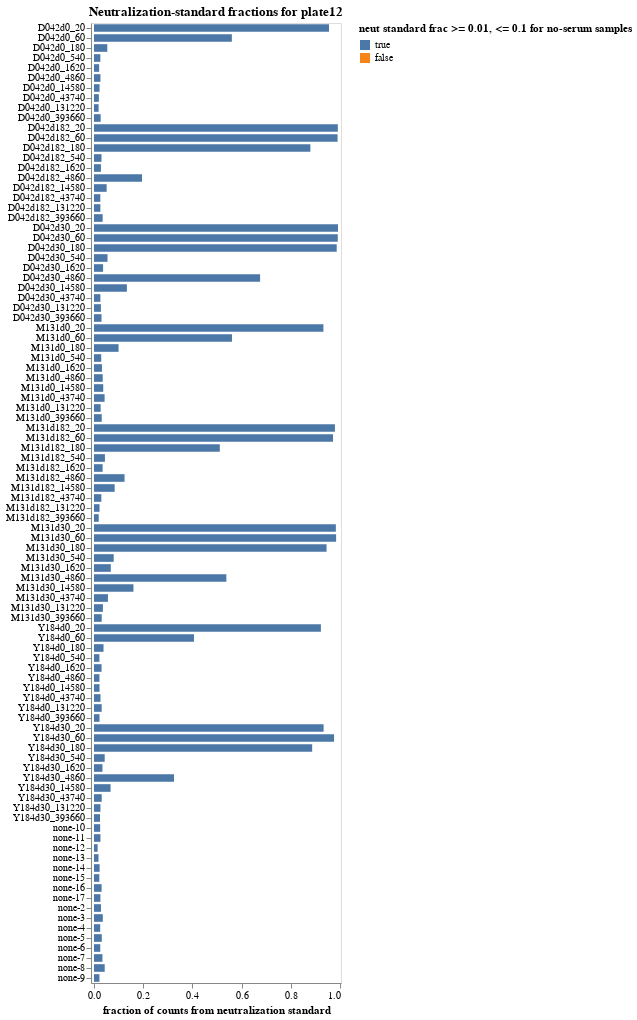

Source (notebook cell):
### Markdown cell above
## Fraction of counts from neutralization standard
Determine the fraction of counts from the neutralization standard in each sample, and make sure this fraction passess the QC threshold.

### Code cell
neut_standard_fracs = (
    counts
    .assign(neut_standard_count=lambda x: x["count"] * x["neut_standard"].astype(int))
    .groupby(
        ["serum", "dilution_factor", "sample_noplate"],
        dropna=False,
        as_index=False,
    )
    .aggregate(
        total_count=pd.NamedAgg("count", "sum"),
        neut_standard_count=pd.NamedAgg("neut_standard_count", "sum"),
    )
    .assign(
        neut_standard_frac=lambda x: x["neut_standard_count"] / x["total_count"],
        passes_qc=lambda x: (
            (x["neut_standard_frac"] >= qc_thresholds["min_neut_standard_frac"])
            & (
                (x["serum"] != "none")
                | (x["neut_standard_frac"] <= qc_thresholds["max_neut_standard_frac_no_serum"])
            )
        ),
    )
)

neut_standard_qc_desc = (
    f"neut standard frac >= {qc_thresholds['min_neut_standard_frac']}, "
    + f"<= {qc_thresholds['max_neut_standard_frac_no_serum']} for no-serum samples"
)

neut_standard_fracs_chart = (
    alt.Chart(neut_standard_fracs)
    .add_params(serum_selection)
    .transform_filter(serum_selection)
    .encode(
        alt.X(
            "neut_standard_frac",
            title="fraction of counts from neutralization standard",
            scale=alt.Scale(nice=False, padding=3),
        ),
        alt.Y(
            "sample_noplate",
            title=None,
            sort=list(
                neut_standard_fracs.sort_values(["serum", "dilution_factor"])["sample_noplate"]
            ),
        ),
        alt.Color(
            "passes_qc",
            title=neut_standard_qc_desc,
            scale=alt.Scale(domain=[True, False]),
        ),
        tooltip=[
            alt.Tooltip(c, format=".3g") if neut_standard_fracs[c].dtype == float
            else c
            for c in neut_standard_fracs.columns
        ],
    )
    .mark_bar(height={"band": 0.85})
    .properties(
        height=alt.Step(10),
        width=250,
        title=f"Neutralization-standard fractions for {plate}",
    )
    .configure_axis(grid=False)
    .configure_legend(titleLimit=1000)
)

display(neut_standard_fracs_chart)

if not neut_standard_fracs["passes_qc"].all():
    qc_failures.add("min_neut_standard_frac or max_neut_standard_frac_no_serum")
    print(f"\nThe following samples failed {neut_standard_qc_desc}")
    display(neut_standard_fracs.query("not passes_qc").reset_index(drop=True))
else:
    print(f"\nAll samples passed {neut_standard_qc_desc}")

### Figure 1 — Vega-Lite specification as saved in the notebook (floating-point values rounded to 4 significant figures)
{"config": {"view": {"continuousWidth": 300, "continuousHeight": 300}, "axis": {"grid": false}, "legend": {"titleLimit": 1000}}, "data": {"name": "data-4a9a40333c32c9161830c306e0facc66"}, "mark": {"type": "bar", "height": {"band": 0.85}}, "encoding": {"color": {"field": "passes_qc", "scale": {"domain": [true, false]}, "title": "neut standard frac >= 0.01, <= 0.1 for no-serum samples", "type": "nominal"}, "tooltip": [{"field": "serum", "type": "nominal"}, {"field": "dilution_factor", "type": "quantitative"}, {"field": "sample_noplate", "type": "nominal"}, {"field": "total_count", "type": "quantitative"}, {"field": "neut_standard_count", "type": "quantitative"}, {"field": "neut_standard_frac", "format": ".3g", "type": "quantitative"}, {"field": "passes_qc", "type": "nominal"}], "x": {"field": "neut_standard_frac", "scale": {"nice": false, "padding": 3}, "title": "fraction of counts from neutralization standard", "type": "quantitative"}, "y": {"field": "sample_noplate", "sort": ["D042d0_20", "D042d0_60", "D042d0_180", "D042d0_540", "D042d0_1620", "D042d0_4860", "D042d0_14580", "D042d0_43740", "D042d0_131220", "D042d0_393660", "D042d182_20", "D042d182_60", "D042d182_180", "D042d182_540", "D042d182_1620", "D042d182_4860", "D042d182_14580", "D042d182_43740", "D042d182_131220", "D042d182_393660", "D042d30_20", "D042d30_60", "D042d30_180", "D042d30_540", "D042d30_1620", "D042d30_4860", "D042d30_14580", "D042d30_43740", "D042d30_131220", "D042d30_393660", "M131d0_20", "M131d0_60", "M131d0_180", "M131d0_540", "M131d0_1620", "M131d0_4860", "M131d0_14580", "M131d0_43740", "M131d0_131220", "M131d0_393660", "M131d182_20", "M131d182_60", "M131d182_180", "M131d182_540", "M131d182_1620", "M131d182_4860", "M131d182_14580", "M131d182_43740", "M131d182_131220", "M131d182_393660", "M131d30_20", "M131d30_60", "M131d30_180", "M131d30_540", "M131d30_1620", "M131d30_4860", "M131d30_14580", "M131d30_43740", "M131d30_131220", "M131d30_393660", "Y184d0_20", "Y184d0_60", "Y184d0_180", "Y184d0_540", "Y184d0_1620", "Y184d0_4860", "Y184d0_14580", "Y184d0_43740", "Y184d0_131220", "Y184d0_393660", "Y184d30_20", "Y184d30_60", "Y184d30_180", "Y184d30_540", "Y184d30_1620", "Y184d30_4860", "Y184d30_14580", "Y184d30_43740", "Y184d30_131220", "Y184d30_393660", "none-10", "none-11", "none-12", "none-13", "none-14", "none-15", "none-16", "none-17", "none-2", "none-3", "none-4", "none-5", "none-6", "none-7", "none-8", "none-9"], "title": null, "type": "nominal"}}, "height": {"step": 10}, "params": [{"name": "param_1", "select": {"type": "point", "fields": ["serum"]}, "bind": {"input": "select", "options": [null, "D042d0", "D042d182", "D042d30", "M131d0", "M131d182", "M131d30", "Y184d0", "Y184d30", "none"], "labels": ["all", "D042d0", "D042d182", "D042d30", "M131d0", "M131d182", "M131d30", "Y184d0", "Y184d30", "none"], "name": "serum"}}], "title": "Neutralization-standard fractions for plate12", "transform": [{"filter": {"param": "param_1"}}], "width": 250, "$schema": "https://vega.github.io/schema/vega-lite/v5.15.1.json", "datasets": {"data-4a9a40333c32c9161830c306e0facc66": [{"serum": "D042d0", "dilution_factor": 20, "sample_noplate": "D042d0_20", "total_count": 1683126, "neut_standard_count": 1607197, "neut_standard_frac": 0.9549, "passes_qc": true}, {"serum": "D042d0", "dilution_factor": 60, "sample_noplate": "D042d0_60", "total_count": 1878541, "neut_standard_count": 1052234, "neut_standard_frac": 0.5601, "passes_qc": true}, {"serum": "D042d0", "dilution_factor": 180, "sample_noplate": "D042d0_180", "total_count": 1800523, "neut_standard_count": 97358, "neut_standard_frac": 0.05407, "passes_qc": true}, {"serum": "D042d0", "dilution_factor": 540, "sample_noplate": "D042d0_540", "total_count": 1313776, "neut_standard_count": 33856, "neut_standard_frac": 0.02577, "passes_qc": true}, {"serum": "D042d0", "dilution_factor": 1620, "sample_noplate": "D042d0_1620", "total_count": 1776516, "neut_standard_count": 37055, "neut_standard_frac": 0.02086, "passes_qc": true}, {"serum": "D042d0", "dilution_factor": 4860, "sample_noplate": "D042d0_4860", "total_count": 1911151, "neut_standard_count": 49994, "neut_standard_frac": 0.02616, "passes_qc": true}, {"serum": "D042d0", "dilution_factor": 14580, "sample_noplate": "D042d0_14580", "total_count": 1506982, "neut_standard_count": 34019, "neut_standard_frac": 0.02257, "passes_qc": true}, {"serum": "D042d0", "dilution_factor": 43740, "sample_noplate": "D042d0_43740", "total_count": 1395911, "neut_standard_count": 27581, "neut_standard_frac": 0.01976, "passes_qc": true}, {"serum": "D042d0", "dilution_factor": 131220, "sample_noplate": "D042d0_131220", "total_count": 1534849, "neut_standard_count": 28639, "neut_standard_frac": 0.01866, "passes_qc": true}, {"serum": "D042d0", "dilution_factor": 393660, "sample_noplate": "D042d0_393660", "total_count": 1509966, "neut_standard_count": 40878, "neut_standard_frac": 0.02707, "passes_qc": true}, {"serum": "D042d182", "dilution_factor": 20, "sample_noplate": "D042d182_20", "total_count": 1476812, "neut_standard_count": 1463182, "neut_standard_frac": 0.9908, "passes_qc": true}, {"serum": "D042d182", "dilution_factor": 60, "sample_noplate": "D042d182_60", "total_count": 1755432, "neut_standard_count": 1737383, "neut_standard_frac": 0.9897, "passes_qc": true}, {"serum": "D042d182", "dilution_factor": 180, "sample_noplate": "D042d182_180", "total_count": 1706166, "neut_standard_count": 1499983, "neut_standard_frac": 0.8792, "passes_qc": true}, {"serum": "D042d182", "dilution_factor": 540, "sample_noplate": "D042d182_540", "total_count": 1369154, "neut_standard_count": 41676, "neut_standard_frac": 0.03044, "passes_qc": true}, {"serum": "D042d182", "dilution_factor": 1620, "sample_noplate": "D042d182_1620", "total_count": 1416532, "neut_standard_count": 39904, "neut_standard_frac": 0.02817, "passes_qc": true}, {"serum": "D042d182", "dilution_factor": 4860, "sample_noplate": "D042d182_4860", "total_count": 1853682, "neut_standard_count": 361535, "neut_standard_frac": 0.195, "passes_qc": true}, {"serum": "D042d182", "dilution_factor": 14580, "sample_noplate": "D042d182_14580", "total_count": 1652724, "neut_standard_count": 84975, "neut_standard_frac": 0.05142, "passes_qc": true}, {"serum": "D042d182", "dilution_factor": 43740, "sample_noplate": "D042d182_43740", "total_count": 1255857, "neut_standard_count": 32271, "neut_standard_frac": 0.0257, "passes_qc": true}, {"serum": "D042d182", "dilution_factor": 131220, "sample_noplate": "D042d182_131220", "total_count": 1545419, "neut_standard_count": 39980, "neut_standard_frac": 0.02587, "passes_qc": true}, {"serum": "D042d182", "dilution_factor": 393660, "sample_noplate": "D042d182_393660", "total_count": 1448476, "neut_standard_count": 51002, "neut_standard_frac": 0.03521, "passes_qc": true}, {"serum": "D042d30", "dilution_factor": 20, "sample_noplate": "D042d30_20", "total_count": 1439200, "neut_standard_count": 1426868, "neut_standard_frac": 0.9914, "passes_qc": true}, {"serum": "D042d30", "dilution_factor": 60, "sample_noplate": "D042d30_60", "total_count": 2062337, "neut_standard_count": 2042641, "neut_standard_frac": 0.9904, "passes_qc": true}, {"serum": "D042d30", "dilution_factor": 180, "sample_noplate": "D042d30_180", "total_count": 1942563, "neut_standard_count": 1915643, "neut_standard_frac": 0.9861, "passes_qc": true}, {"serum": "D042d30", "dilution_factor": 540, "sample_noplate": "D042d30_540", "total_count": 1025215, "neut_standard_count": 56308, "neut_standard_frac": 0.05492, "passes_qc": true}, {"serum": "D042d30", "dilution_factor": 1620, "sample_noplate": "D042d30_1620", "total_count": 1519456, "neut_standard_count": 56142, "neut_standard_frac": 0.03695, "passes_qc": true}, {"serum": "D042d30", "dilution_factor": 4860, "sample_noplate": "D042d30_4860", "total_count": 1361026, "neut_standard_count": 918451, "neut_standard_frac": 0.6748, "passes_qc": true}, {"serum": "D042d30", "dilution_factor": 14580, "sample_noplate": "D042d30_14580", "total_count": 1439443, "neut_standard_count": 192429, "neut_standard_frac": 0.1337, "passes_qc": true}, {"serum": "D042d30", "dilution_factor": 43740, "sample_noplate": "D042d30_43740", "total_count": 1319289, "neut_standard_count": 34218, "neut_standard_frac": 0.02594, "passes_qc": true}, {"serum": "D042d30", "dilution_factor": 131220, "sample_noplate": "D042d30_131220", "total_count": 2113669, "neut_standard_count": 59346, "neut_standard_frac": 0.02808, "passes_qc": true}, {"serum": "D042d30", "dilution_factor": 393660, "sample_noplate": "D042d30_393660", "total_count": 1646317, "neut_standard_count": 50190, "neut_standard_frac": 0.03049, "passes_qc": true}, {"serum": "M131d0", "dilution_factor": 20, "sample_noplate": "M131d0_20", "total_count": 1510191, "neut_standard_count": 1407798, "neut_standard_frac": 0.9322, "passes_qc": true}, {"serum": "M131d0", "dilution_factor": 60, "sample_noplate": "M131d0_60", "total_count": 1710983, "neut_standard_count": 959242, "neut_standard_frac": 0.5606, "passes_qc": true}, {"serum": "M131d0", "dilution_factor": 180, "sample_noplate": "M131d0_180", "total_count": 1210263, "neut_standard_count": 120817, "neut_standard_frac": 0.09983, "passes_qc": true}, {"serum": "M131d0", "dilution_factor": 540, "sample_noplate": "M131d0_540", "total_count": 1542748, "neut_standard_count": 45273, "neut_standard_frac": 0.02935, "passes_qc": true}, {"serum": "M131d0", "dilution_factor": 1620, "sample_noplate": "M131d0_1620", "total_count": 935982, "neut_standard_count": 30266, "neut_standard_frac": 0.03234, "passes_qc": true}, {"serum": "M131d0", "dilution_factor": 4860, "sample_noplate": "M131d0_4860", "total_count": 1337127, "neut_standard_count": 47376, "neut_standard_frac": 0.03543, "passes_qc": true}, {"serum": "M131d0", "dilution_factor": 14580, "sample_noplate": "M131d0_14580", "total_count": 1263392, "neut_standard_count": 47381, "neut_standard_frac": 0.0375, "passes_qc": true}, {"serum": "M131d0", "dilution_factor": 43740, "sample_noplate": "M131d0_43740", "total_count": 1294961, "neut_standard_count": 55737, "neut_standard_frac": 0.04304, "passes_qc": true}, {"serum": "M131d0", "dilution_factor": 131220, "sample_noplate": "M131d0_131220", "total_count": 1182637, "neut_standard_count": 31849, "neut_standard_frac": 0.02693, "passes_qc": true}, {"serum": "M131d0", "dilution_factor": 393660, "sample_noplate": "M131d0_393660", "total_count": 1363586, "neut_standard_count": 42846, "neut_standard_frac": 0.03142, "passes_qc": true}, {"serum": "M131d182", "dilution_factor": 20, "sample_noplate": "M131d182_20", "total_count": 1599377, "neut_standard_count": 1565741, "neut_standard_frac": 0.979, "passes_qc": true}, {"serum": "M131d182", "dilution_factor": 60, "sample_noplate": "M131d182_60", "total_count": 1253282, "neut_standard_count": 1217215, "neut_standard_frac": 0.9712, "passes_qc": true}, {"serum": "M131d182", "dilution_factor": 180, "sample_noplate": "M131d182_180", "total_count": 1693863, "neut_standard_count": 865953, "neut_standard_frac": 0.5112, "passes_qc": true}, {"serum": "M131d182", "dilution_factor": 540, "sample_noplate": "M131d182_540", "total_count": 1350023, "neut_standard_count": 59919, "neut_standard_frac": 0.04438, "passes_qc": true}, {"serum": "M131d182", "dilution_factor": 1620, "sample_noplate": "M131d182_1620", "total_count": 1462095, "neut_standard_count": 51204, "neut_standard_frac": 0.03502, "passes_qc": true}, {"serum": "M131d182", "dilution_factor": 4860, "sample_noplate": "M131d182_4860", "total_count": 1660741, "neut_standard_count": 206247, "neut_standard_frac": 0.1242, "passes_qc": true}, {"serum": "M131d182", "dilution_factor": 14580, "sample_noplate": "M131d182_14580", "total_count": 1205051, "neut_standard_count": 101261, "neut_standard_frac": 0.08403, "passes_qc": true}, {"serum": "M131d182", "dilution_factor": 43740, "sample_noplate": "M131d182_43740", "total_count": 1459004, "neut_standard_count": 43457, "neut_standard_frac": 0.02979, "passes_qc": true}, {"serum": "M131d182", "dilution_factor": 131220, "sample_noplate": "M131d182_131220", "total_count": 1525983, "neut_standard_count": 34407, "neut_standard_frac": 0.02255, "passes_qc": true}, {"serum": "M131d182", "dilution_factor": 393660, "sample_noplate": "M131d182_393660", "total_count": 2049345, "neut_standard_count": 39439, "neut_standard_frac": 0.01924, "passes_qc": true}, {"serum": "M131d30", "dilution_factor": 20, "sample_noplate": "M131d30_20", "total_count": 2137815, "neut_standard_count": 2100856, "neut_standard_frac": 0.9827, "passes_qc": true}, {"serum": "M131d30", "dilution_factor": 60, "sample_noplate": "M131d30_60", "total_count": 1704083, "neut_standard_count": 1676463, "neut_standard_frac": 0.9838, "passes_qc": true}, {"serum": "M131d30", "dilution_factor": 180, "sample_noplate": "M131d30_180", "total_count": 1822223, "neut_standard_count": 1721850, "neut_standard_frac": 0.9449, "passes_qc": true}, {"serum": "M131d30", "dilution_factor": 540, "sample_noplate": "M131d30_540", "total_count": 1589505, "neut_standard_count": 127237, "neut_standard_frac": 0.08005, "passes_qc": true}, {"serum": "M131d30", "dilution_factor": 1620, "sample_noplate": "M131d30_1620", "total_count": 1410495, "neut_standard_count": 96282, "neut_standard_frac": 0.06826, "passes_qc": true}, {"serum": "M131d30", "dilution_factor": 4860, "sample_noplate": "M131d30_4860", "total_count": 1309252, "neut_standard_count": 704111, "neut_standard_frac": 0.5378, "passes_qc": true}, {"serum": "M131d30", "dilution_factor": 14580, "sample_noplate": "M131d30_14580", "total_count": 1387395, "neut_standard_count": 222435, "neut_standard_frac": 0.1603, "passes_qc": true}, {"serum": "M131d30", "dilution_factor": 43740, "sample_noplate": "M131d30_43740", "total_count": 1464085, "neut_standard_count": 82985, "neut_standard_frac": 0.05668, "passes_qc": true}, {"serum": "M131d30", "dilution_factor": 131220, "sample_noplate": "M131d30_131220", "total_count": 1628491, "neut_standard_count": 58950, "neut_standard_frac": 0.0362, "passes_qc": true}, {"serum": "M131d30", "dilution_factor": 393660, "sample_noplate": "M131d30_393660", "total_count": 2053489, "neut_standard_count": 64288, "neut_standard_frac": 0.03131, "passes_qc": true}, {"serum": "Y184d0", "dilution_factor": 20, "sample_noplate": "Y184d0_20", "total_count": 1621182, "neut_standard_count": 1494523, "neut_standard_frac": 0.9219, "passes_qc": true}, {"serum": "Y184d0", "dilution_factor": 60, "sample_noplate": "Y184d0_60", "total_count": 1518732, "neut_standard_count": 616997, "neut_standard_frac": 0.4063, "passes_qc": true}, {"serum": "Y184d0", "dilution_factor": 180, "sample_noplate": "Y184d0_180", "total_count": 1572963, "neut_standard_count": 60881, "neut_standard_frac": 0.0387, "passes_qc": true}, {"serum": "Y184d0", "dilution_factor": 540, "sample_noplate": "Y184d0_540", "total_count": 1824824, "neut_standard_count": 40197, "neut_standard_frac": 0.02203, "passes_qc": true}, {"serum": "Y184d0", "dilution_factor": 1620, "sample_noplate": "Y184d0_1620", "total_count": 1187703, "neut_standard_count": 36490, "neut_standard_frac": 0.03072, "passes_qc": true}, {"serum": "Y184d0", "dilution_factor": 4860, "sample_noplate": "Y184d0_4860", "total_count": 1382457, "neut_standard_count": 30676, "neut_standard_frac": 0.02219, "passes_qc": true}, {"serum": "Y184d0", "dilution_factor": 14580, "sample_noplate": "Y184d0_14580", "total_count": 1486130, "neut_standard_count": 33359, "neut_standard_frac": 0.02245, "passes_qc": true}, {"serum": "Y184d0", "dilution_factor": 43740, "sample_noplate": "Y184d0_43740", "total_count": 1006574, "neut_standard_count": 26587, "neut_standard_frac": 0.02641, "passes_qc": true}, {"serum": "Y184d0", "dilution_factor": 131220, "sample_noplate": "Y184d0_131220", "total_count": 1343305, "neut_standard_count": 41859, "neut_standard_frac": 0.03116, "passes_qc": true}, {"serum": "Y184d0", "dilution_factor": 393660, "sample_noplate": "Y184d0_393660", "total_count": 1317680, "neut_standard_count": 29515, "neut_standard_frac": 0.0224, "passes_qc": true}, {"serum": "Y184d30", "dilution_factor": 20, "sample_noplate": "Y184d30_20", "total_count": 1590948, "neut_standard_count": 1484342, "neut_standard_frac": 0.933, "passes_qc": true}, {"serum": "Y184d30", "dilution_factor": 60, "sample_noplate": "Y184d30_60", "total_count": 1712882, "neut_standard_count": 1670815, "neut_standard_frac": 0.9754, "passes_qc": true}, {"serum": "Y184d30", "dilution_factor": 180, "sample_noplate": "Y184d30_180", "total_count": 1288775, "neut_standard_count": 1142475, "neut_standard_frac": 0.8865, "passes_qc": true}, {"serum": "Y184d30", "dilution_factor": 540, "sample_noplate": "Y184d30_540", "total_count": 1336605, "neut_standard_count": 58096, "neut_standard_frac": 0.04347, "passes_qc": true}, {"serum": "Y184d30", "dilution_factor": 1620, "sample_noplate": "Y184d30_1620", "total_count": 1524491, "neut_standard_count": 52426, "neut_standard_frac": 0.03439, "passes_qc": true}, {"serum": "Y184d30", "dilution_factor": 4860, "sample_noplate": "Y184d30_4860", "total_count": 1100242, "neut_standard_count": 357635, "neut_standard_frac": 0.3251, "passes_qc": true}, {"serum": "Y184d30", "dilution_factor": 14580, "sample_noplate": "Y184d30_14580", "total_count": 1299184, "neut_standard_count": 87481, "neut_standard_frac": 0.06734, "passes_qc": true}, {"serum": "Y184d30", "dilution_factor": 43740, "sample_noplate": "Y184d30_43740", "total_count": 1152742, "neut_standard_count": 36044, "neut_standard_frac": 0.03127, "passes_qc": true}, {"serum": "Y184d30", "dilution_factor": 131220, "sample_noplate": "Y184d30_131220", "total_count": 1436255, "neut_standard_count": 37520, "neut_standard_frac": 0.02612, "passes_qc": true}, {"serum": "Y184d30", "dilution_factor": 393660, "sample_noplate": "Y184d30_393660", "total_count": 1325086, "neut_standard_count": 32350, "neut_standard_frac": 0.02441, "passes_qc": true}, {"serum": "none", "dilution_factor": null, "sample_noplate": "none-10", "total_count": 814524, "neut_standard_count": 20403, "neut_standard_frac": 0.02505, "passes_qc": true}, {"serum": "none", "dilution_factor": null, "sample_noplate": "none-11", "total_count": 1438375, "neut_standard_count": 37636, "neut_standard_frac": 0.02617, "passes_qc": true}, {"serum": "none", "dilution_factor": null, "sample_noplate": "none-12", "total_count": 1617818, "neut_standard_count": 23906, "neut_standard_frac": 0.01478, "passes_qc": true}, {"serum": "none", "dilution_factor": null, "sample_noplate": "none-13", "total_count": 1937856, "neut_standard_count": 35454, "neut_standard_frac": 0.0183, "passes_qc": true}, {"serum": "none", "dilution_factor": null, "sample_noplate": "none-14", "total_count": 1485647, "neut_standard_count": 33966, "neut_standard_frac": 0.02286, "passes_qc": true}, {"serum": "none", "dilution_factor": null, "sample_noplate": "none-15", "total_count": 2126538, "neut_standard_count": 46007, "neut_standard_frac": 0.02163, "passes_qc": true}, {"serum": "none", "dilution_factor": null, "sample_noplate": "none-16", "total_count": 1927294, "neut_standard_count": 59669, "neut_standard_frac": 0.03096, "passes_qc": true}, {"serum": "none", "dilution_factor": null, "sample_noplate": "none-17", "total_count": 1356460, "neut_standard_count": 35417, "neut_standard_frac": 0.02611, "passes_qc": true}, {"serum": "none", "dilution_factor": null, "sample_noplate": "none-2", "total_count": 1429891, "neut_standard_count": 40570, "neut_standard_frac": 0.02837, "passes_qc": true}, {"serum": "none", "dilution_factor": null, "sample_noplate": "none-3", "total_count": 1084355, "neut_standard_count": 38797, "neut_standard_frac": 0.03578, "passes_qc": true}, {"serum": "none", "dilution_factor": null, "sample_noplate": "none-4", "total_count": 1570303, "neut_standard_count": 39437, "neut_standard_frac": 0.02511, "passes_qc": true}, {"serum": "none", "dilution_factor": null, "sample_noplate": "none-5", "total_count": 1115182, "neut_standard_count": 35349, "neut_standard_frac": 0.0317, "passes_qc": true}, {"serum": "none", "dilution_factor": null, "sample_noplate": "none-6", "total_count": 1245457, "neut_standard_count": 31689, "neut_standard_frac": 0.02544, "passes_qc": true}, {"serum": "none", "dilution_factor": null, "sample_noplate": "none-7", "total_count": 1338605, "neut_standard_count": 45921, "neut_standard_frac": 0.03431, "passes_qc": true}, {"serum": "none", "dilution_factor": null, "sample_noplate": "none-8", "total_count": 1287403, "neut_standard_count": 56032, "neut_standard_frac": 0.04352, "passes_qc": true}, {"serum": "none", "dilution_factor": null, "sample_noplate": "none-9", "total_count": 1828893, "neut_standard_count": 40501, "neut_standard_frac": 0.02215, "passes_qc": true}]}}
